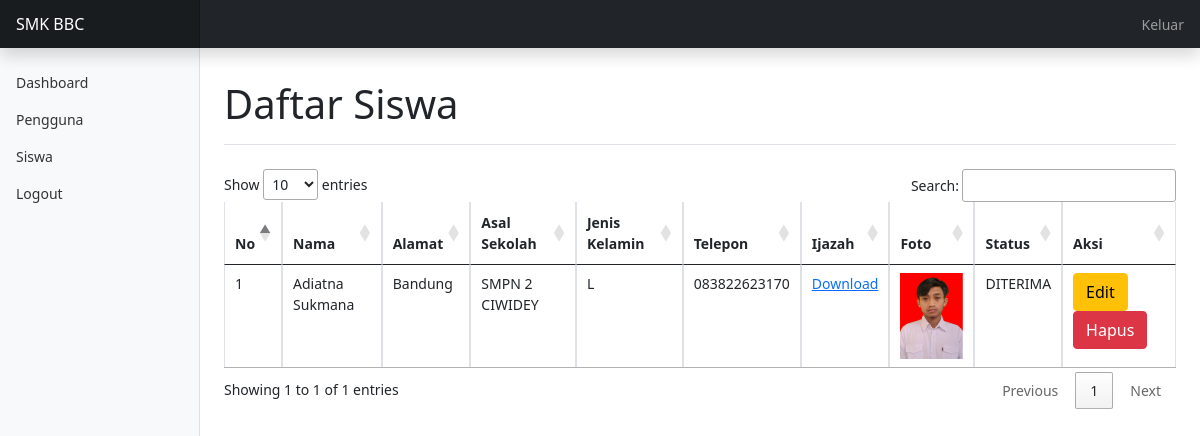
Page /admin/index.php?page=siswa (signed in) on the committed database.
### tables this page shows
CREATE TABLE `tb_siswa` (
  `id_siswa` int(11) NOT NULL,
  `id_pengguna` int(11) NOT NULL,
  `nama_siswa` varchar(255) NOT NULL,
  `jenis_kelamin` enum('L','P') NOT NULL,
  `alamat` varchar(255) NOT NULL,
  `telepon` varchar(255) NOT NULL,
  `asal_sekolah` varchar(255) NOT NULL,
  `ijazah` varchar(255) NOT NULL,
  `status` varchar(255) NOT NULL,
  `gambar` varchar(255) NOT NULL
);

### config/config.php (called while the page is built, shortened)
<?php
$koneksi = mysqli_connect('localhost', 'root', '', 'db_psbonline');
function fetch_array($query)
{
	global $koneksi;
	$result = mysqli_query($koneksi, "SELECT * FROM tb_siswa");
	$rows = [];
	while($row = mysqli_fetch_assoc($result)){
		$rows[] = $row;
	}
	return $rows;
}

### admin/pages/siswa/siswa.php (the view, shortened to what this page needs)
<h1 class="my-3 py-3 border-bottom">Daftar Siswa</h1>
<div class="table-responsive my-4">
	<table class="table table-bordered datatable">
		<thead>
			<tr>
				<th>No</th>
				<th>Nama</th>
				<th>Alamat</th>
				<th>Asal Sekolah</th>
				<th>Jenis Kelamin</th>
				<th>Telepon</th>
				<th>Ijazah</th>
				<th>Foto</th>
				<th>Status</th>
				<th>Aksi</th>
			</tr>
		</thead>
		<tbody>
			<?php
			$siswa = fetch_array("SELECT * FROM tb_siswa");
			$no = 1;
			?>
			<?php foreach($siswa as $row): ?>
				<tr>
					<td><?= $no++ ?></td>
					<td><?= $row['nama_siswa'] ?></td>
					<td><?= $row['alamat'] ?></td>
					<td><?= $row['asal_sekolah'] ?></td>
					<td><?= $row['jenis_kelamin'] ?></td>
					<td><?= $row['telepon'] ?></td>
					<td>
						<a href="../assets/lampiran/<?php echo $row['ijazah'] ?>" download>Download</a>
					</td>
					<td>
						<img width="100" src="../assets/lampiran/<?= $row['gambar'] ?>" alt="" class="img-fluid">
					</td>
					<td><?= $row['status'] ?></td>
					<td>
						<a href="index.php?page=ubah_siswa&id=<?= $row['id_siswa'] ?>" class="btn btn-warning">Edit</a>
						<a onclick="return confirm('Apakah anda yakin?')" href="pages/siswa/hapus.php?id=<?= $row['id_siswa'] ?>" class="btn btn-danger">Hapus</a>
					</td>
				</tr>
			<?php endforeach ?>
		</tbody>
	</table>
</div>

### assets/css/dashboard.css (style rules this page uses)
body { font-size: .875rem; }

### rows in the picture
tb_siswa: nama_siswa "Adiatna Sukmana", alamat "Bandung", asal_sekolah "SMPN 2 CIWIDEY", jenis_kelamin "L", telepon "083822623170", gambar (picture), status "DITERIMA"
